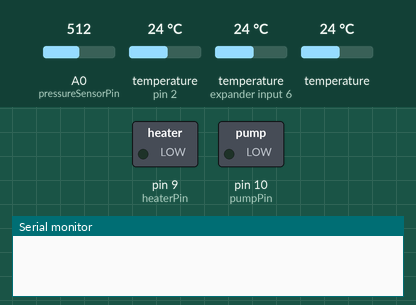
A sketch run on a simulated Arduino Uno, built with avr-gcc and run on an emulated ATmega328P. On the bench: switched loads named in the sketch (green lamp = pin HIGH), the last lines printed to the serial monitor. The test bench sets the inputs (shaded band); at power-on: A0 (pressureSensorPin) = 512, temperature (sensors on pin 2, expander input 6) 24 °C, temperature 24 °C.

Above: at 0.1 s.
At 0.9 s:
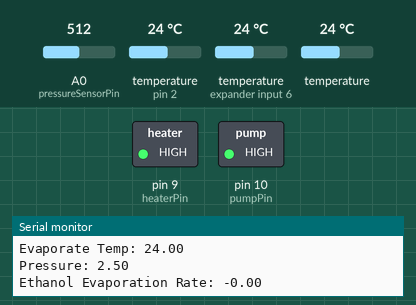
Timing chart, 0 to 2.4 s (numbered marks = the images above):
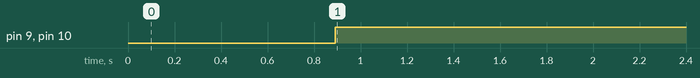

Measured:
- by itself, pin 9 (heaterPin), pin 10 (pumpPin): LOW → HIGH at 0.89 s

The sketch:

Fredholm2.ino
```cpp
#include <OneWire.h>
#include <DallasTemperature.h>

// Pin assignments
const int heaterPin = 9; // PWM pin for the heater
const int pumpPin = 10; // PWM pin for the pump
const int tempSensorPin = 2;
const int pressureSensorPin = A0;

// OneWire and DallasTemperature objects
OneWire oneWire(tempSensorPin);
DallasTemperature sensors(&oneWire);

// Constants
const float surfaceArea = 10.0; // cm^2
const float latentHeatEthanol = 846; // J/g (example value)
const float latentHeatMethanol = 1100; // J/g (example value)

// Function prototypes
float getEthanolEvapTemp(float pressure);
float getMethanolEvapTemp(float pressure);
float calculateEvaporationRate(float temp, float pressure, float latentHeat);
float linearInterpolate(float x, float x0, float y0, float x1, float y1);

void setup() {
  Serial.begin(9600);
  sensors.begin();

  pinMode(heaterPin, OUTPUT);
  pinMode(pumpPin, OUTPUT);

  analogWrite(heaterPin, 0); // Initially turn off heater
  analogWrite(pumpPin, 0); // Initially turn off pump
}

void loop() {
  sensors.requestTemperatures();

  // Read temperatures
  float tempFluid = sensors.getTempCByIndex(0);
  float tempEvaporator = sensors.getTempCByIndex(1);
  float tempEvaporate = sensors.getTempCByIndex(2);

  // Read pressure
  float pressure = analogRead(pressureSensorPin) * (5.0 / 1023.0); // Convert to pressure units if necessary

  // Display readings
  Serial.print("Fluid Temp: ");
  Serial.println(tempFluid);
  Serial.print("Evaporator Temp: ");
  Serial.println(tempEvaporator);
  Serial.print("Evaporate Temp: ");
  Serial.println(tempEvaporate);
  Serial.print("Pressure: ");
  Serial.println(pressure);

  // Get evaporation temperatures based on current pressure
  float ethanolEvapTemp = getEthanolEvapTemp(pressure);
  float methanolEvapTemp = getMethanolEvapTemp(pressure);

  // Calculate evaporation rates
  float ethanolEvaporationRate = calculateEvaporationRate(tempEvaporator, pressure, latentHeatEthanol);
  float methanolEvaporationRate = calculateEvaporationRate(tempEvaporator, pressure, latentHeatMethanol);

  // Display evaporation rates
  Serial.print("Ethanol Evaporation Rate: ");
  Serial.println(ethanolEvaporationRate);
  Serial.print("Methanol Evaporation Rate: ");
  Serial.println(methanolEvaporationRate);

  // Control logic based on the calculated evaporation rates and temperature thresholds
  float heaterPower = 0;
  if (tempEvaporator > ethanolEvapTemp + 2) {
    heaterPower = 0; // Turn off heater
  } else if (tempEvaporator < ethanolEvapTemp - 2) {
    heaterPower = 255; // Full power to heater
  } else {
    heaterPower = map(tempEvaporator, ethanolEvapTemp - 2, ethanolEvapTemp + 2, 255, 0); // Proportional control
  }
  analogWrite(heaterPin, heaterPower);

  // Pump control based on pressure and fluid temperature
  float pumpPower = 0;
  if (pressure > 1.0 || tempFluid > ethanolEvapTemp) {
    pumpPower = 255; // Full power to pump
  } else {
    pumpPower = map(tempFluid, ethanolEvapTemp - 5, ethanolEvapTemp, 0, 255); // Proportional control
  }
  analogWrite(pumpPin, pumpPower);

  // Small delay before next loop iteration
  delay(1000);
}

// Function to get ethanol evaporation temperature based on pressure
float getEthanolEvapTemp(float pressure) {
  // Data points for ethanol evaporation temperature at various pressures
  const float pressureTable[] = {0.5, 1.0, 1.5, 2.0};
  const float tempTable[] = {60.3, 78.0, 92.4, 105.0};

  // Find the appropriate interval and interpolate
  for (int i = 0; i < 3; i++) {
    if (pressure >= pressureTable[i] && pressure <= pressureTable[i + 1]) {
      return linearInterpolate(pressure, pressureTable[i], tempTable[i], pressureTable[i + 1], tempTable[i + 1]);
    }
  }

  // Return the closest value if out of bounds
  if (pressure < pressureTable[0]) {
    return tempTable[0];
  } else {
    return tempTable[3];
  }
}

// Function to get methanol evaporation temperature based on pressure
float getMethanolEvapTemp(float pressure) {
  // Data points for methanol evaporation temperature at various pressures
  const float pressureTable[] = {0.5, 1.0, 1.5, 2.0};
  const float tempTable[] = {40.5, 64.7, 83.0, 98.0};

  // Find the appropriate interval and interpolate
  for (int i = 0; i < 3; i++) {
    if (pressure >= pressureTable[i] && pressure <= pressureTable[i + 1]) {
      return linearInterpolate(pressure, pressureTable[i], tempTable[i], pressureTable[i + 1], tempTable[i + 1]);
    }
  }

  // Return the closest value if out of bounds
  if (pressure < pressureTable[0]) {
    return tempTable[0];
  } else {
    return tempTable[3];
  }
}

// Calculate evaporation rate using simplified model
float calculateEvaporationRate(float temp, float pressure, float latentHeat) {
  // Simplified Fredholm integral approach to calculate evaporation rate
  // Evaporation rate E = A * h * (Ts - Ta) / L
  // A is the surface area, h is the heat transfer coefficient, Ts is the surface temperature, Ta is the ambient temperature, L is the latent heat

  const float heatTransferCoefficient = 10.0; // W/m^2K (example value)
  const float ambientTemp = 25.0; // Ambient temperature in °C (example value)

  // Convert surface area from cm^2 to m^2
  float surfaceAreaM2 = surfaceArea * 1e-4;

  // Calculate the heat input
  float heatInput = surfaceAreaM2 * heatTransferCoefficient * (temp - ambientTemp);

  // Calculate the evaporation rate
  float evaporationRate = heatInput / latentHeat; // g/s

  return evaporationRate;
}

// Linear interpolation function
float linearInterpolate(float x, float x0, float y0, float x1, float y1) {
  return y0 + (x - x0) * (y1 - y0) / (x1 - x0);
}
```
